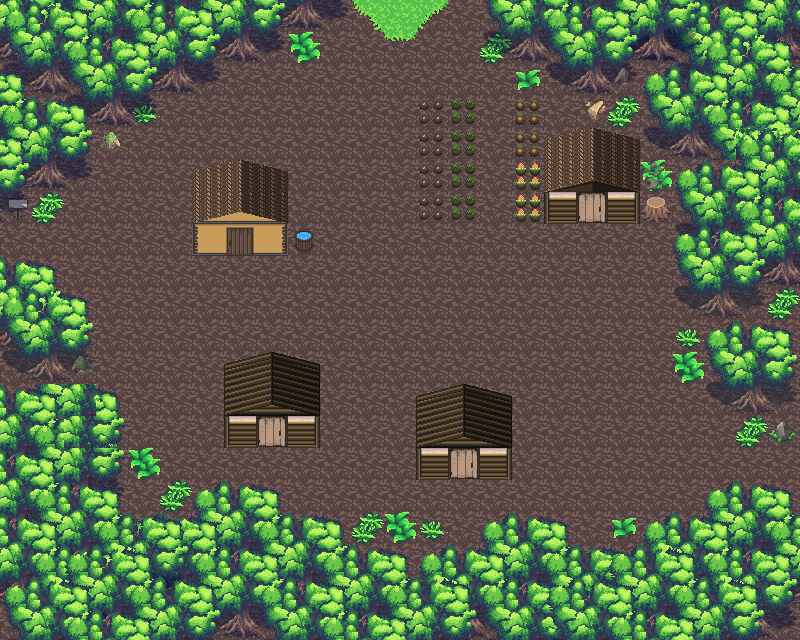

A 2D game scene composited from a Tiled map and its tileset images. What follows is a short description and the map's XML, with each tile layer's data collapsed to a summary:
An orthogonal 25x20 tile map with 32x32 px tiles, 4 tile layers (Ground, Calque 2, Calque 3, Calque 4), 3 tilesets and 34 objects (29x obstacle, 3x gate, npc8, npc28).

<map version="1.2" tiledversion="1.2.5" orientation="orthogonal" renderorder="right-down" width="25" height="20" tilewidth="32" tileheight="32" infinite="0" nextlayerid="7" nextobjectid="64">
 <tileset firstgid="1" source="assetsPack/spring_tileset.tsx" />
 <tileset firstgid="841" source="assetsPack/town_tileset.tsx" />
 <tileset firstgid="1691" source="assetsPack/interior_tileset.tsx" />
 <layer id="1" name="Ground" width="25" height="20">
  <data>[500 cells, 500 non-empty, 1 distinct tile ids]</data>
 </layer>
 <layer id="3" name="Calque 2" width="25" height="20">
  <data>[500 cells, 157 non-empty, 58 distinct tile ids]</data>
 </layer>
 <layer id="4" name="Calque 3" width="25" height="20">
  <data>[500 cells, 175 non-empty, 48 distinct tile ids]</data>
 </layer>
 <layer id="6" name="Calque 4" width="25" height="20">
  <data>[500 cells, 72 non-empty, 30 distinct tile ids]</data>
 </layer>
 <objectgroup id="5" name="Calque d'objets 1">
  <object id="1" type="obstacle" x="0" y="160" width="64" height="64" />
  <object id="2" type="obstacle" x="32" y="288" width="64" height="96" />
  <object id="4" type="obstacle" x="0" y="256" width="64" height="32" />
  <object id="5" type="obstacle" x="96" y="384" width="32" height="128" />
  <object id="12" type="obstacle" x="64" y="96" width="64" height="64" />
  <object id="13" type="obstacle" x="128" y="32" width="64" height="64" />
  <object id="14" type="obstacle" x="192" y="0" width="64" height="64" />
  <object id="15" type="obstacle" x="256" y="0" width="64" height="32" />
  <object id="17" type="obstacle" x="576" y="64" width="32" height="64" />
  <object id="18" type="obstacle" x="512" y="32" width="64" height="32" />
  <object id="19" type="obstacle" x="640" y="192" width="32" height="32" />
  <object id="20" type="obstacle" x="672" y="224" width="32" height="64" />
  <object id="21" type="obstacle" x="736" y="384" width="64" height="32" />
  <object id="22" type="obstacle" x="704" y="288" width="32" height="96" />
  <object id="23" type="obstacle" x="704" y="480" width="96" height="64" />
  <object id="24" type="obstacle" x="640" y="512" width="64" height="32" />
  <object id="25" type="obstacle" x="576" y="544" width="64" height="32" />
  <object id="29" type="obstacle" x="224" y="352" width="96" height="96" />
  <object id="32" type="obstacle" x="416" y="384" width="96" height="96" />
  <object id="36" type="obstacle" x="544" y="128" width="96" height="96" />
  <object id="45" type="obstacle" x="192" y="160" width="96" height="96" />
  <object id="47" type="obstacle" x="288" y="224" width="32" height="32" />
  <object id="48" type="obstacle" x="768" y="416" width="32" height="32" />
  <object id="49" type="obstacle" x="480" y="512" width="96" height="32" />
  <object id="50" type="obstacle" x="352" y="544" width="128" height="32" />
  <object id="51" type="obstacle" x="288" y="512" width="64" height="32" />
  <object id="52" type="obstacle" x="192" y="480" width="96" height="32" />
  <object id="53" type="obstacle" x="128" y="512" width="64" height="32" />
  <object id="54" name="map0" type="gate" x="0" y="224" width="32" height="32">
   <properties>
    <property name="dx" type="int" value="-1" />
    <property name="dy" type="int" value="0" />
   </properties>
  </object>
  <object id="55" name="mDnpc1" type="npc8" x="256" y="288" width="32" height="32">
   <properties>
    <property name="look_to" value="q" />
   </properties>
  </object>
  <object id="56" type="obstacle" x="480" y="0" width="64" height="32" />
  <object id="57" name="map2" type="gate" x="384" y="0" width="32" height="32">
   <properties>
    <property name="dx" type="int" value="0" />
    <property name="dy" type="int" value="-1" />
   </properties>
  </object>
  <object id="60" name="mDnpc4" type="npc28" x="480" y="192" width="32" height="32">
   <properties>
    <property name="look_to" value="q" />
   </properties>
  </object>
  <object id="61" name="map1" type="gate" x="768" y="448" width="32" height="32">
   <properties>
    <property name="dx" type="int" value="1" />
    <property name="dy" type="int" value="0" />
   </properties>
  </object>
 </objectgroup>
</map>